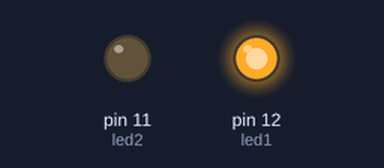
The sketch below on a simulated Arduino Uno, built with avr-gcc and run on an emulated ATmega328P. Parts: output pins drawn as LEDs (lit = HIGH).

Above: at 0.5 s.
At 2.2 s:
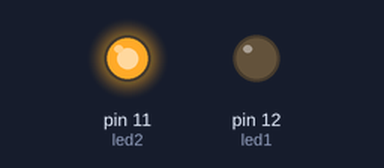
At 4.5 s:
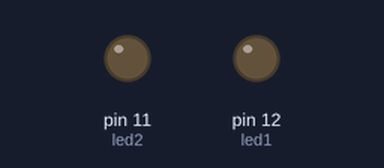
Timing chart, 0 to 6.9 s (numbered marks = the images above):
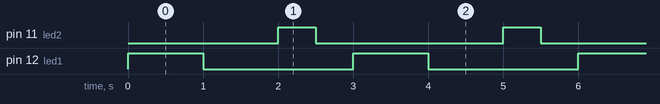

The sketch:

multiple_leds1.ino
```cpp
/*
  This program blinks LED connection to the pin number 13, 12, and 11
*/
int led1 = 12;
int led2 =11;

void setup()
{
  pinMode(led1, OUTPUT);
  pinMode(led2, OUTPUT);

}
void loop()
{
 // the first LED is made to blink one time
  digitalWrite(led1, HIGH);
  delay(1000); // delay time in milliseconds
  digitalWrite(led1, LOW);
  delay(1000);
  // the second LED will blink two times
  digitalWrite(led2,  HIGH);
  delay(500); // the duration is 0.5 seconds
  digitalWrite(led2, LOW);
  delay(500);
}  
```

Measured:
- by itself, pin 11 (led2): alternates HIGH for 0.50 s and LOW for 2.5 s
- by itself, pin 12 (led1): alternates HIGH for 1.0 s and LOW for 2.0 s
- by itself, everything shown: repeats every 3.0 s, in 4 steps
